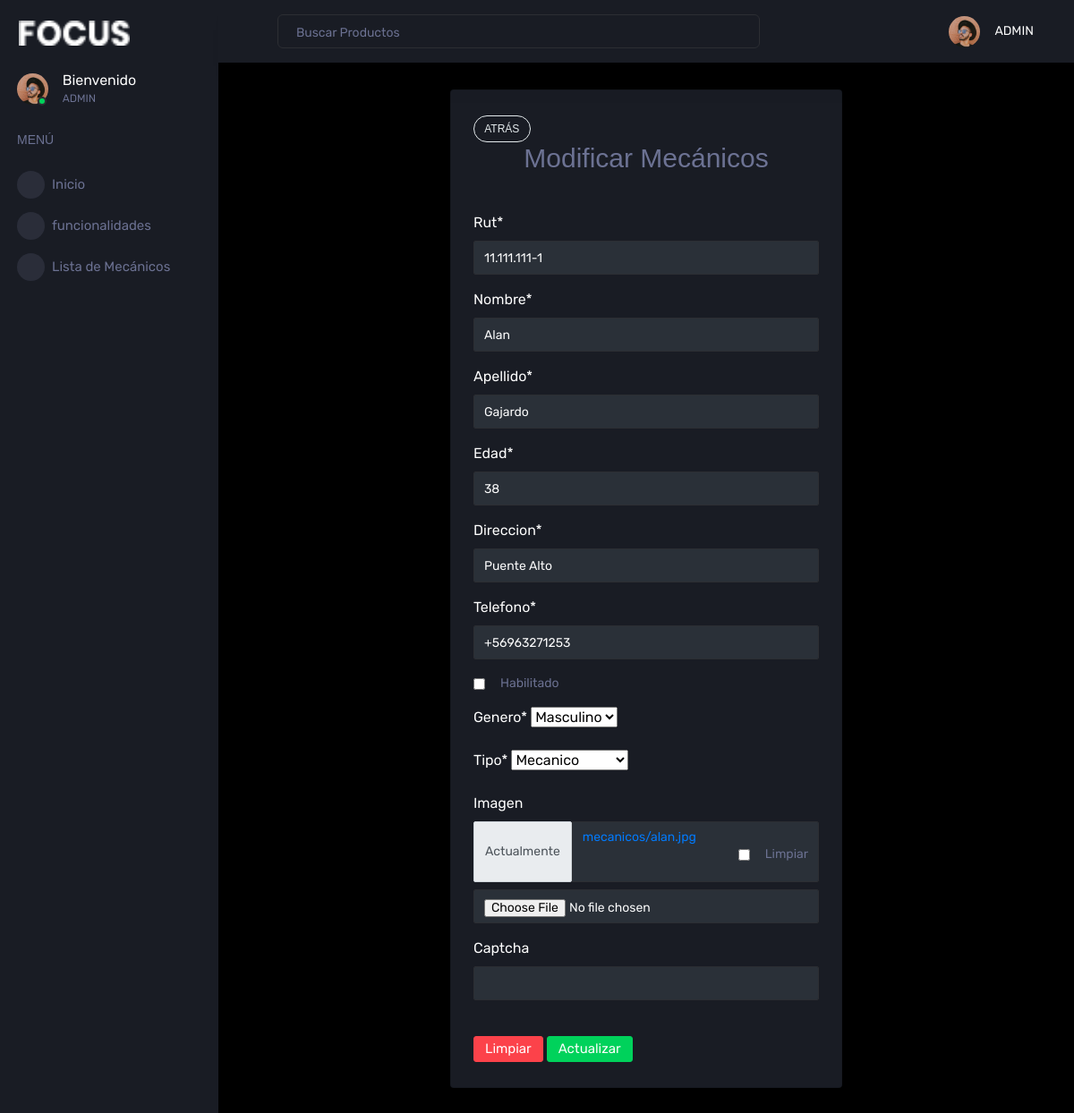
Page /mecanicos/update/16/ (signed in) on the committed database.
### core/models.py (models this page shows, shortened)
class Mecanico(models.Model):
    rut = models.CharField(max_length=12)
    nombre = models.CharField(max_length=40)
    apellido = models.CharField(max_length=40)
    edad = models.IntegerField(default=0)
    direccion = models.CharField(max_length=60)
    telefono = models.CharField(max_length=20)
    habilitado = models.BooleanField(default=True)
    genero = models.ForeignKey(Genero, on_delete=models.CASCADE)
    tipo = models.ForeignKey(TipoMecanico, on_delete=models.CASCADE)
    fecha_ingreso = models.DateTimeField(auto_now_add=True)
    imagen = models.ImageField(upload_to="mecanicos", null=True, blank=True)

### core/views.py (the view, shortened to what this page needs)
# urls.py: path('mecanicos/update/<id>/', mecanicosupdate, name="mecanicosupdate"),
@permission_required('core.change_mecanico')
def mecanicosupdate (request, id):
    mecanicos = Mecanico.objects.get(id=id)
    aux = {
        'form' : MecanicoForm(instance=mecanicos)
    }
    return render(request, 'core/mecanicos/crud/update.html', aux)

### core/forms.py
class MecanicoForm(ModelForm):
    captcha = CaptchaField()
    class Meta:
        model = Mecanico
        fields = '__all__'

### core/models.py (called while the page is built)
    def __str__(self):
        return self.descripcion

    def __str__(self):
        return self.descripcion

### core/templates/core/mecanicos/crud/update.html (shortened to what this page needs)
{% extends 'core/administrador/base.html' %}
{% load static %}
{% block contenido %}
<div class="main-panel">
    <div class="content-wrapper">
        <div class="row justify-content-center">
            <div class="col-6 grid-margin">
                <div class="card">
                    <div class="card-body">
                        <a href="{% url 'mecanicos' %}">
                            <div class="badge badge-pill badge-outline-secondary">ATRÁS</div>
                        </a>
                        <h2 class="card-title text-center text-muted">Modificar Mecánicos</h2>
                        <br>
                        {% load crispy_forms_tags %}
                        <form action="" method="POST" enctype="multipart/form-data">
                            <table>
                                {{ form | crispy}}
                            </table>
                            <br>
                            <input class="btn btn-danger" type="reset" value="Limpiar">
                            <input class="btn btn-success" type="submit" value="Actualizar">
                        </form>
                    </div>
                </div>
            </div>
        </div>
    </div>
</div>
{% endblock %}

### core/templates/core/administrador/base.html (shortened to what this page needs)
<!DOCTYPE html>
<html lang="en">
{% load static %}
<head>
    <link rel="stylesheet" href="{% static 'core/admin/assets/vendors/mdi/css/materialdesignicons.min.css' %}">
    <link rel="stylesheet" href="{% static 'core/admin/assets/vendors/css/vendor.bundle.base.css' %}">
    <link rel="stylesheet" href="{% static 'core/admin/assets/vendors/jvectormap/jquery-jvectormap.css' %}">
    <link rel="stylesheet" href="{% static 'core/admin/assets/vendors/flag-icon-css/css/flag-icon.min.css' %}">
    <link rel="stylesheet" href="{% static 'core/admin/assets/vendors/owl-carousel-2/owl.carousel.min.css' %}">
    <link rel="stylesheet" href="{% static 'core/admin/assets/vendors/owl-carousel-2/owl.theme.default.min.css' %}">
    <link rel="stylesheet" href="{% static 'core/admin/assets/css/style.css' %}">
</head>
<body>
    <div class="container-scroller">
        <nav class="sidebar sidebar-offcanvas" id="sidebar">
            <div class="sidebar-brand-wrapper d-none d-lg-flex align-items-center justify-content-center fixed-top">
                <a class="sidebar-brand brand-logo" href="{% url 'administrador' %}"><img
                        src="{% static 'core/admin/assets/images/logo-text.png' %}" alt="logo" /></a>
            </div>
            <ul class="nav">
                <li class="nav-item profile">
                    <div class="profile-desc">
                        <div class="profile-pic">
                            <div class="count-indicator">
                                <img class="img-xs rounded-circle "
                                    src="{% static 'core/admin/assets/images/faces/face15.jpg' %}" alt="">
                                <span class="count bg-success"></span>
                            </div>
                            <div class="profile-name">
                                <h5 class="mb-0 font-weight-normal">Bienvenido</h5>
                                <span>{{ user.username }}</span>
                            </div>
                        </div>
                <li class="nav-item nav-category">
                    <span class="nav-link">MENÚ</span>
                </li>
                <li class="nav-item menu-items">
                    <a class="nav-link" href="{% url 'administrador' %}">
                        <span class="menu-icon">
                            <i class="mdi mdi-monitor"></i>
                        </span>
                        <span class="menu-title">Inicio</span>
                    </a>
                </li>
                {% if user.is_authenticated %}
                <li class="nav-item menu-items">
                    {% if perms.core.add_mecanico %}
                    <a class="nav-link" data-toggle="collapse" href="#ui-basic" aria-expanded="false"
                        aria-controls="ui-basic">
                        <span class="menu-icon">
                            <i class="mdi mdi-format-line-spacing"></i>
                        </span>
                        <span class="menu-title">funcionalidades</span>
                        <i class="menu-arrow"></i>
                    </a>
                    {% endif %}
                </li>
                {% endif %}
                <li class="nav-item menu-items">
                    <a class="nav-link" href="{% url 'mecanicos' %}">
                        <span class="menu-icon">
                            <i class="mdi mdi-contacts"></i>
                        </span>
                        <span class="menu-title">Lista de Mecánicos</span>
                    </a>
                </li>
            </ul>
        </nav>
        <div class="container-fluid page-body-wrapper">
            <nav class="navbar p-0 fixed-top d-flex flex-row">
                <div class="navbar-menu-wrapper flex-grow d-flex align-items-stretch">
                    <button class="navbar-toggler navbar-toggler align-self-center" type="button"
                        data-toggle="minimize">
                        <span class="mdi mdi-menu"></span>
                    </button>
                    <ul class="navbar-nav w-100">
                        <li class="nav-item w-100">
                            <form class="nav-link mt-2 mt-md-0 d-none d-lg-flex search">
                                <input type="text" class="form-control" placeholder="Buscar Productos">
                            </form>
                        </li>
                    </ul>
                    <ul class="navbar-nav navbar-nav-right">
                        {% if user.is_authenticated %}
                        <li class="nav-item dropdown">
                            <a class="nav-link" id="profileDropdown" href="#" data-toggle="dropdown">
                                <div class="navbar-profile">
                                    <img class="img-xs rounded-circle"
                                        src="{% static 'core/admin/assets/images/faces/face15.jpg' %}" alt="">
                                    <p class="mb-0 d-none d-sm-block navbar-profile-name">{{ user.username }}
                                    </p>
                                    <i class="mdi mdi-menu-down d-none d-sm-block"></i>
                                </div>
                            </a>
                        </li>
                        {% endif %}
                    </ul>
                </div>
            </nav>
            {% block contenido %}
            {% endblock %}
</body>
</html>

### rows in the picture
Mecanico: rut "11.111.111-1", nombre "Alan", apellido "Gajardo", edad "38", direccion "Puente Alto", telefono "+56963271253", genero "Masculino", tipo "Mecanico"

### other values in the picture
{{ user.username }} "ADMIN"
